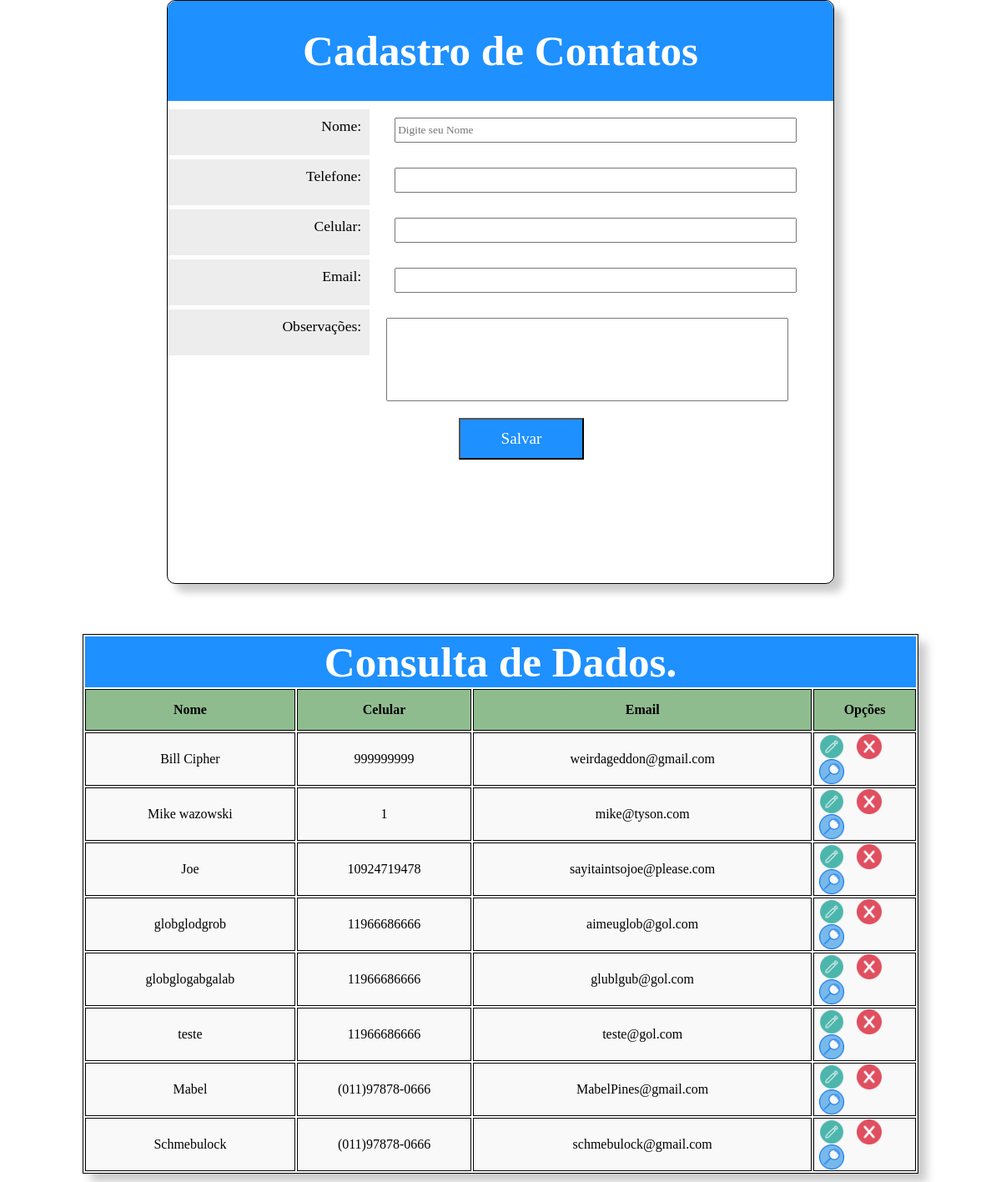
The page / on the database its author committed.
### tables this page shows
CREATE TABLE `table_contatos` (
  `id_contato` int NOT NULL AUTO_INCREMENT,
  `nome` varchar(100) NOT NULL,
  `telefone` varchar(18) DEFAULT NULL,
  `celular` varchar(19) NOT NULL,
  `email` varchar(320) NOT NULL,
  `obs` text,
  PRIMARY KEY (`id_contato`)
);

### model/bd/contato.php (called while the page is built, shortened)
<?php
    function selectAllContatos(){
        $conexao = conexaoMysql();
        $sql = "select * from table_contatos order by id_contato desc";
        $result = mysqli_query($conexao, $sql);
        if($result){
            $cont = 0;
            while($rsDados = mysqli_fetch_assoc($result)) {
                $arrayDados[$cont] = array(
                    "id"        => $rsDados['id_contato'],
                    "nome"      => $rsDados['nome'],
                    "telefone"  => $rsDados['telefone'],
                    "celular"   => $rsDados['celular'],
                    "email"     => $rsDados['email'],
                    "obs"       => $rsDados['obs']
                );
                $cont++;
            }
            return $arrayDados;
        }
    }
?>

### controller/controllerContatos.php (called while the page is built, shortened)
<?php
    function listarContato() {
        require_once('model/bd/contato.php');
        $dados = selectAllContatos();
        if(!empty($dados)){
            return $dados;
        }else{
            return false;
        }
    }
?>

### index.php (the view, shortened to what this page needs)
<!DOCTYPE>
<html lang="pt-br">
    <head>
        <link rel="stylesheet" type="text/css" href="css/style.css">
    </head>
    <body>
        <div id="cadastro">
            <div id="cadastroTitulo">
                <h1> Cadastro de Contatos </h1>
            </div>
            <div id="cadastroInformacoes">
                <form  action="router.php?component=contatos&action=inserir" name="frmCadastro" method="post" >
                    <div class="campos">
                        <div class="cadastroInformacoesPessoais">
                            <label> Nome: </label>
                        </div>
                        <div class="cadastroEntradaDeDados">
                            <input type="text" name="txtNome" value="<?=$nome?>" placeholder="Digite seu Nome" maxlength="100">
                        </div>
                    </div>
                    <div class="campos">
                        <div class="cadastroInformacoesPessoais">
                            <label> Telefone: </label>
                        </div>
                        <div class="cadastroEntradaDeDados">
                            <input type="tel" name="txtTelefone" value="<?=$telefone?>">
                        </div>
                    </div>
                    <div class="campos">
                        <div class="cadastroInformacoesPessoais">
                            <label> Celular: </label>
                        </div>
                        <div class="cadastroEntradaDeDados">
                            <input type="tel" name="txtCelular" value="<?=$celular?>">
                        </div>
                    </div>
                    <div class="campos">
                        <div class="cadastroInformacoesPessoais">
                            <label> Email: </label>
                        </div>
                        <div class="cadastroEntradaDeDados">
                            <input type="email" name="txtEmail" value="<?=$email?>">
                        </div>
                    </div>
                    <div class="campos">
                        <div class="cadastroInformacoesPessoais">
                            <label> Observações: </label>
                        </div>
                        <div class="cadastroEntradaDeDados">
                            <textarea name="txtObs" cols="50" rows="7"><?=$obs?></textarea>
                        </div>
                    </div>
                    <div class="enviar">
                        <div class="enviar">
                            <input type="submit" name="btnEnviar" value="Salvar">
                        </div>
                    </div>
                </form>
            </div>
        </div>
        <div id="consultaDeDados">
            <table id="tblConsulta" >
                <tr>
                    <td id="tblTitulo" colspan="6">
                        <h1> Consulta de Dados.</h1>
                    </td>
                </tr>
                <tr id="tblLinhas">
                    <td class="tblColunas destaque"> Nome </td>
                    <td class="tblColunas destaque"> Celular </td>
                    <td class="tblColunas destaque"> Email </td>
                    <td class="tblColunas destaque"> Opções </td>
                </tr>
               <?php
                    require_once('controller/controllerContatos.php');
                    $listContato = listarContato();
                    foreach($listContato as $item) {
               ?>
                    <tr id="tblLinhas">
                        <td class="tblColunas registros"><?=$item['nome']?></td>
                        <td class="tblColunas registros"><?=$item['celular']?></td>
                        <td class="tblColunas registros"><?=$item['email']?></td>
                        <td class="tblColunas registros">
                            <a href="router.php?component=contatos&action=buscar&id=<?=$item['id']?>">
                                <img src="img/edit.png" alt="Editar" title="Editar" class="editar">
                            </a>
                            <a onclick="return confirm('Deseja realmente excluir esse item?');" href="router.php?component=contatos&action=deletar&id=<?=$item['id']?>">
                                <img src="img/trash.png" alt="Excluir" title="Excluir" class="excluir">
                            </a>
                            <img src="img/search.png" alt="Visualizar" title="Visualizar" class="pesquisar">
                        </td>
                    </tr>
                <?php
                    }
                ?>
            </table>
        </div>
    </body>
</html>

### css/style.css (style rules this page uses)
* { font-family: verdana; }
body, h1, p { margin: 0px; padding: 0px; }
#cadastro { width: 800px; min-height: 700px; height: auto; margin-left: auto; margin-right: auto; border-radius: 10px; box-sizing: border-box; border: solid 1px black; box-shadow: 10px 10px 10px #cccccc; }
#cadastroTitulo { border-top-left-radius: 10px; border-top-right-radius: 10px; background-color: dodgerblue; width: auto; height: 120px; text-align: center; color: white; font-size: 1.6em; box-sizing: border-box; padding-top: 30px; }
.campos { width: auto; height: 50px; display: flex; flex-direction: row; margin-bottom: 10px; margin-top: 10px; }
.cadastroInformacoesPessoais { width: 270px; height: 55px; float: left; background-color: #ededed; text-align: right; font-size: 1.1em; padding-top: 10px; padding-right: 10px; box-sizing: border-box; margin-right: 10px; }
.cadastroEntradaDeDados { width: 600px; height: auto; margin-left: 10px; padding-top: 10px; box-sizing: border-box; }
input[type=text], input[type=tel], input[type=email], select { height: 30px; margin-left: 10px; width: 90%; }
.cadastroEntradaDeDados textarea { width: 90%; height: 100px; resize: none; }
.enviar input { width: 150px; height: 50px; background-color: dodgerblue; color: white; margin-top: 30px; font-size: 1.2em; }
.enviar { width: 100; height: 50px; margin-left: auto; margin-right: auto; margin-top: 50px; margin-bottom: 20px; }
#consultaDeDados { width: 1000px; min-height: 300px; height: auto; border: solid 1px black; margin-left: auto; margin-right: auto; margin-top: 60px; margin-bottom: 10px; box-shadow: 10px 10px 10px #cccccc; }
#tblConsulta { width: 100%; min-height: 30px; height: auto; }
#tblTitulo { width: 100%; height: 30px; background-color: dodgerblue; color: white; text-align: center; font-size: 1.6em; }
#tblLinhas { width: 100%; height: 50px; border: solid 1px black; }
.tblColunas { width: 50px; height: 30px; text-align: center; background-color: darkseagreen; border: solid 1px black; }
.excluir, .pesquisar, .editar { width: 30px; height: 30px; float: left; margin-left: 5px; margin-right: 10px; cursor: pointer; }
.registros { background-color: #faf9f9; }
.destaque { font-weight: bold; }

### rows shown on the page
table_contatos: nome "Bill Cipher", celular "999999999", email "weirdageddon@gmail.com"
table_contatos: nome "Mike wazowski", celular "1", email "mike@tyson.com"
table_contatos: nome "Joe", celular "10924719478", email "sayitaintsojoe@please.com"
table_contatos: nome "globglodgrob", celular "11966686666", email "aimeuglob@gol.com"
table_contatos: nome "globglogabgalab", celular "11966686666", email "glublgub@gol.com"
table_contatos: nome "teste", celular "11966686666", email "teste@gol.com"
table_contatos: nome "Mabel", celular "(011)97878-0666", email "MabelPines@gmail.com"
table_contatos: nome "Schmebulock", celular "(011)97878-0666", email "schmebulock@gmail.com"
